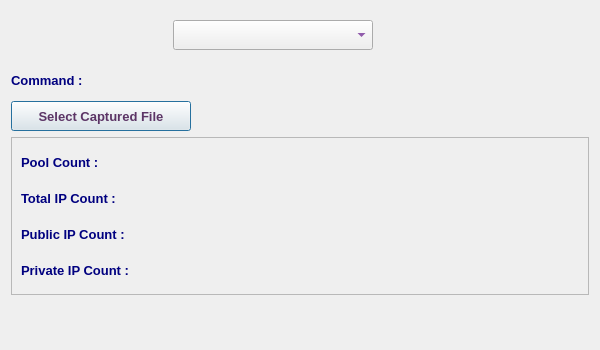
<?xml version="1.0" encoding="UTF-8"?>
<ui version="4.0">
 <class>IpPoolAnalyserDialog</class>
 <widget class="QDialog" name="IpPoolAnalyserDialog">
  <property name="geometry">
   <rect>
    <x>0</x>
    <y>0</y>
    <width>600</width>
    <height>350</height>
   </rect>
  </property>
  <property name="minimumSize">
   <size>
    <width>600</width>
    <height>350</height>
   </size>
  </property>
  <property name="maximumSize">
   <size>
    <width>601</width>
    <height>351</height>
   </size>
  </property>
  <property name="font">
   <font>
    <family>Tahoma</family>
    <pointsize>10</pointsize>
   </font>
  </property>
  <property name="windowTitle">
   <string>IP Pool Analyser</string>
  </property>
  <property name="windowIcon">
   <iconset resource="../../../../image.qrc">
    <normaloff>:/Image/analyze.png</normaloff>:/Image/analyze.png</iconset>
  </property>
  <layout class="QVBoxLayout" name="verticalLayout_2">
   <item>
    <layout class="QHBoxLayout" name="horizontalLayout">
     <item>
      <spacer name="horizontalSpacer">
       <property name="orientation">
        <enum>Qt::Horizontal</enum>
       </property>
       <property name="sizeHint" stdset="0">
        <size>
         <width>40</width>
         <height>20</height>
        </size>
       </property>
      </spacer>
     </item>
     <item>
      <widget class="QComboBox" name="osCB">
       <property name="sizePolicy">
        <sizepolicy hsizetype="Preferred" vsizetype="Preferred">
         <horstretch>0</horstretch>
         <verstretch>0</verstretch>
        </sizepolicy>
       </property>
       <property name="minimumSize">
        <size>
         <width>200</width>
         <height>30</height>
        </size>
       </property>
       <property name="maximumSize">
        <size>
         <width>220</width>
         <height>30</height>
        </size>
       </property>
       <property name="font">
        <font>
         <family>Tahoma</family>
         <pointsize>10</pointsize>
         <weight>75</weight>
         <bold>true</bold>
        </font>
       </property>
       <property name="styleSheet">
        <string notr="true">color: rgb(85, 0, 127);</string>
       </property>
      </widget>
     </item>
     <item>
      <spacer name="horizontalSpacer_2">
       <property name="orientation">
        <enum>Qt::Horizontal</enum>
       </property>
       <property name="sizeHint" stdset="0">
        <size>
         <width>40</width>
         <height>20</height>
        </size>
       </property>
      </spacer>
     </item>
     <item>
      <widget class="QLabel" name="label_5">
       <property name="minimumSize">
        <size>
         <width>48</width>
         <height>48</height>
        </size>
       </property>
       <property name="maximumSize">
        <size>
         <width>48</width>
         <height>48</height>
        </size>
       </property>
       <property name="text">
        <string/>
       </property>
       <property name="pixmap">
        <pixmap resource="../../../../image.qrc">:/Image/analyze.png</pixmap>
       </property>
       <property name="scaledContents">
        <bool>true</bool>
       </property>
      </widget>
     </item>
    </layout>
   </item>
   <item>
    <layout class="QHBoxLayout" name="horizontalLayout_7">
     <item>
      <widget class="QLabel" name="cmdLbl_2">
       <property name="minimumSize">
        <size>
         <width>80</width>
         <height>30</height>
        </size>
       </property>
       <property name="maximumSize">
        <size>
         <width>120</width>
         <height>30</height>
        </size>
       </property>
       <property name="font">
        <font>
         <family>Tahoma</family>
         <pointsize>10</pointsize>
         <weight>75</weight>
         <bold>true</bold>
        </font>
       </property>
       <property name="styleSheet">
        <string notr="true">color: rgb(0, 0, 127);</string>
       </property>
       <property name="text">
        <string>Command :</string>
       </property>
      </widget>
     </item>
     <item>
      <widget class="QLabel" name="cmdLbl">
       <property name="minimumSize">
        <size>
         <width>300</width>
         <height>30</height>
        </size>
       </property>
       <property name="maximumSize">
        <size>
         <width>16777215</width>
         <height>25</height>
        </size>
       </property>
       <property name="font">
        <font>
         <family>Tahoma</family>
         <pointsize>10</pointsize>
         <weight>75</weight>
         <bold>true</bold>
        </font>
       </property>
       <property name="styleSheet">
        <string notr="true">color: rgb(85, 0, 127);</string>
       </property>
       <property name="text">
        <string/>
       </property>
      </widget>
     </item>
    </layout>
   </item>
   <item>
    <layout class="QHBoxLayout" name="horizontalLayout_2">
     <item>
      <widget class="QPushButton" name="btn">
       <property name="minimumSize">
        <size>
         <width>180</width>
         <height>30</height>
        </size>
       </property>
       <property name="maximumSize">
        <size>
         <width>250</width>
         <height>30</height>
        </size>
       </property>
       <property name="font">
        <font>
         <family>Tahoma</family>
         <pointsize>10</pointsize>
         <weight>75</weight>
         <bold>true</bold>
        </font>
       </property>
       <property name="styleSheet">
        <string notr="true">color: rgb(92, 53, 102);</string>
       </property>
       <property name="text">
        <string>Select Captured File</string>
       </property>
       <property name="icon">
        <iconset resource="../../../../image.qrc">
         <normaloff>:/Image/brows.png</normaloff>:/Image/brows.png</iconset>
       </property>
       <property name="iconSize">
        <size>
         <width>20</width>
         <height>20</height>
        </size>
       </property>
      </widget>
     </item>
     <item>
      <widget class="QLabel" name="fileLbl">
       <property name="sizePolicy">
        <sizepolicy hsizetype="Expanding" vsizetype="Preferred">
         <horstretch>0</horstretch>
         <verstretch>0</verstretch>
        </sizepolicy>
       </property>
       <property name="minimumSize">
        <size>
         <width>350</width>
         <height>25</height>
        </size>
       </property>
       <property name="maximumSize">
        <size>
         <width>16777215</width>
         <height>50</height>
        </size>
       </property>
       <property name="font">
        <font>
         <weight>75</weight>
         <bold>true</bold>
        </font>
       </property>
       <property name="styleSheet">
        <string notr="true">color: rgb(85, 0, 127);</string>
       </property>
       <property name="text">
        <string/>
       </property>
       <property name="wordWrap">
        <bool>true</bool>
       </property>
      </widget>
     </item>
    </layout>
   </item>
   <item>
    <widget class="QFrame" name="frame">
     <property name="font">
      <font>
       <weight>75</weight>
       <bold>true</bold>
      </font>
     </property>
     <property name="frameShape">
      <enum>QFrame::StyledPanel</enum>
     </property>
     <property name="frameShadow">
      <enum>QFrame::Raised</enum>
     </property>
     <layout class="QVBoxLayout" name="verticalLayout">
      <item>
       <layout class="QHBoxLayout" name="horizontalLayout_3">
        <item>
         <widget class="QLabel" name="label">
          <property name="minimumSize">
           <size>
            <width>160</width>
            <height>30</height>
           </size>
          </property>
          <property name="maximumSize">
           <size>
            <width>160</width>
            <height>30</height>
           </size>
          </property>
          <property name="font">
           <font>
            <family>Tahoma</family>
            <pointsize>10</pointsize>
            <weight>75</weight>
            <bold>true</bold>
           </font>
          </property>
          <property name="styleSheet">
           <string notr="true">color: rgb(0, 0, 127);</string>
          </property>
          <property name="text">
           <string>Pool Count :</string>
          </property>
         </widget>
        </item>
        <item>
         <widget class="QLabel" name="poolContLbl">
          <property name="minimumSize">
           <size>
            <width>200</width>
            <height>30</height>
           </size>
          </property>
          <property name="maximumSize">
           <size>
            <width>5000</width>
            <height>30</height>
           </size>
          </property>
          <property name="font">
           <font>
            <family>Tahoma</family>
            <pointsize>10</pointsize>
            <weight>75</weight>
            <bold>true</bold>
           </font>
          </property>
          <property name="styleSheet">
           <string notr="true">color: rgb(85, 0, 127);</string>
          </property>
          <property name="text">
           <string/>
          </property>
         </widget>
        </item>
       </layout>
      </item>
      <item>
       <layout class="QHBoxLayout" name="horizontalLayout_4">
        <item>
         <widget class="QLabel" name="label_2">
          <property name="minimumSize">
           <size>
            <width>160</width>
            <height>30</height>
           </size>
          </property>
          <property name="maximumSize">
           <size>
            <width>160</width>
            <height>30</height>
           </size>
          </property>
          <property name="font">
           <font>
            <family>Tahoma</family>
            <pointsize>10</pointsize>
            <weight>75</weight>
            <bold>true</bold>
           </font>
          </property>
          <property name="styleSheet">
           <string notr="true">color: rgb(0, 0, 127);</string>
          </property>
          <property name="text">
           <string>Total IP Count :</string>
          </property>
         </widget>
        </item>
        <item>
         <widget class="QLabel" name="totalIpLbl">
          <property name="minimumSize">
           <size>
            <width>200</width>
            <height>30</height>
           </size>
          </property>
          <property name="maximumSize">
           <size>
            <width>5000</width>
            <height>30</height>
           </size>
          </property>
          <property name="font">
           <font>
            <family>Tahoma</family>
            <pointsize>10</pointsize>
            <weight>75</weight>
            <bold>true</bold>
           </font>
          </property>
          <property name="styleSheet">
           <string notr="true">color: rgb(85, 0, 127);</string>
          </property>
          <property name="text">
           <string/>
          </property>
         </widget>
        </item>
       </layout>
      </item>
      <item>
       <layout class="QHBoxLayout" name="horizontalLayout_5">
        <item>
         <widget class="QLabel" name="label_3">
          <property name="minimumSize">
           <size>
            <width>160</width>
            <height>30</height>
           </size>
          </property>
          <property name="maximumSize">
           <size>
            <width>160</width>
            <height>30</height>
           </size>
          </property>
          <property name="font">
           <font>
            <family>Tahoma</family>
            <pointsize>10</pointsize>
            <weight>75</weight>
            <bold>true</bold>
           </font>
          </property>
          <property name="styleSheet">
           <string notr="true">color: rgb(0, 0, 127);</string>
          </property>
          <property name="text">
           <string>Public IP Count :</string>
          </property>
         </widget>
        </item>
        <item>
         <widget class="QLabel" name="publicIpLbl">
          <property name="minimumSize">
           <size>
            <width>200</width>
            <height>30</height>
           </size>
          </property>
          <property name="maximumSize">
           <size>
            <width>5000</width>
            <height>30</height>
           </size>
          </property>
          <property name="font">
           <font>
            <family>Tahoma</family>
            <pointsize>10</pointsize>
            <weight>75</weight>
            <bold>true</bold>
           </font>
          </property>
          <property name="styleSheet">
           <string notr="true">color: rgb(85, 0, 127);</string>
          </property>
          <property name="text">
           <string/>
          </property>
         </widget>
        </item>
       </layout>
      </item>
      <item>
       <layout class="QHBoxLayout" name="horizontalLayout_6">
        <item>
         <widget class="QLabel" name="label_4">
          <property name="minimumSize">
           <size>
            <width>160</width>
            <height>30</height>
           </size>
          </property>
          <property name="maximumSize">
           <size>
            <width>160</width>
            <height>30</height>
           </size>
          </property>
          <property name="font">
           <font>
            <family>Tahoma</family>
            <pointsize>10</pointsize>
            <weight>75</weight>
            <bold>true</bold>
           </font>
          </property>
          <property name="styleSheet">
           <string notr="true">color: rgb(0, 0, 127);</string>
          </property>
          <property name="text">
           <string>Private IP Count :</string>
          </property>
         </widget>
        </item>
        <item>
         <widget class="QLabel" name="privateIpLbl">
          <property name="minimumSize">
           <size>
            <width>200</width>
            <height>30</height>
           </size>
          </property>
          <property name="maximumSize">
           <size>
            <width>5000</width>
            <height>30</height>
           </size>
          </property>
          <property name="font">
           <font>
            <family>Tahoma</family>
            <pointsize>10</pointsize>
            <weight>75</weight>
            <bold>true</bold>
           </font>
          </property>
          <property name="styleSheet">
           <string notr="true">color: rgb(85, 0, 127);</string>
          </property>
          <property name="text">
           <string/>
          </property>
         </widget>
        </item>
       </layout>
      </item>
     </layout>
    </widget>
   </item>
   <item>
    <spacer name="verticalSpacer">
     <property name="orientation">
      <enum>Qt::Vertical</enum>
     </property>
     <property name="sizeHint" stdset="0">
      <size>
       <width>20</width>
       <height>40</height>
      </size>
     </property>
    </spacer>
   </item>
  </layout>
 </widget>
 <tabstops>
  <tabstop>osCB</tabstop>
  <tabstop>btn</tabstop>
 </tabstops>
 <resources>
  <include location="../../../../image.qrc"/>
 </resources>
 <connections/>
</ui>
